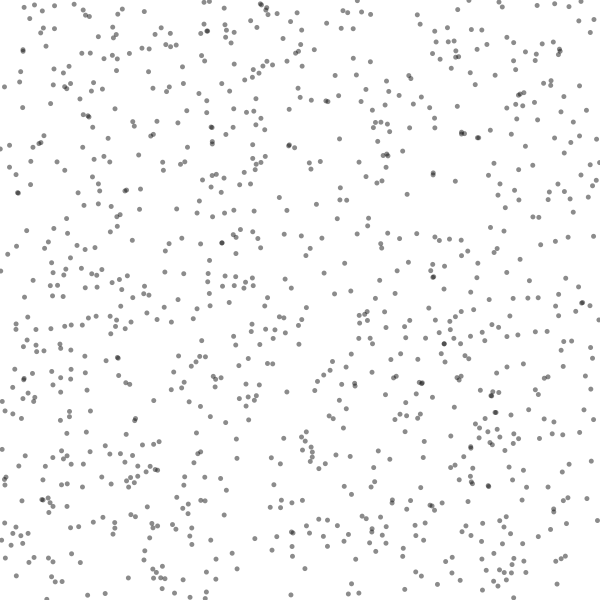
Frame 1 (no input)
Frame 60 (the mouse pressed at the canvas centre just before this capture): identical to frame 1, image omitted
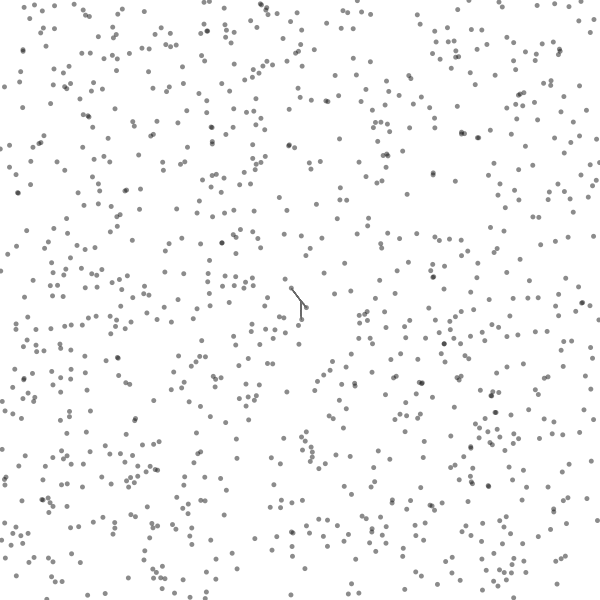
Frame 120 (the mouse held since frame 60 and released just before this capture)

The Processing sketch that drew these frames (run headless with seeded random() and noise(); from frame 60 on, the mouse is pressed at the canvas centre):

// Processing sketch: doob_harmony_01_grid
// ── doob_harmony_01_grid.pde
// MR DOOB - HARMONY
float[] x, y;

void setup() {
  size(600, 600);
  
  x = new float[1000];
  y = new float[x.length];
  
  for (int n = 0; n < x.length; n++) {
  x[n] = random(width);
  y[n] = random(height);
  }
  background(255);
  
  noStroke();
  for (int n = 0; n < x.length; n++) {
    
    fill(24,128);
    ellipse(x[n], y[n], 5, 5);
 
  }
}

void draw() {
  for (int n = 0; n < x.length; n++) {
    
  
  if ( dist(x[n], y[n], mouseX, mouseY) < 20) {
    stroke(100, 50);
    line(mouseX, mouseY, x[n], y[n]);
  }
  else {
    noFill();
  }
 
  }
}
